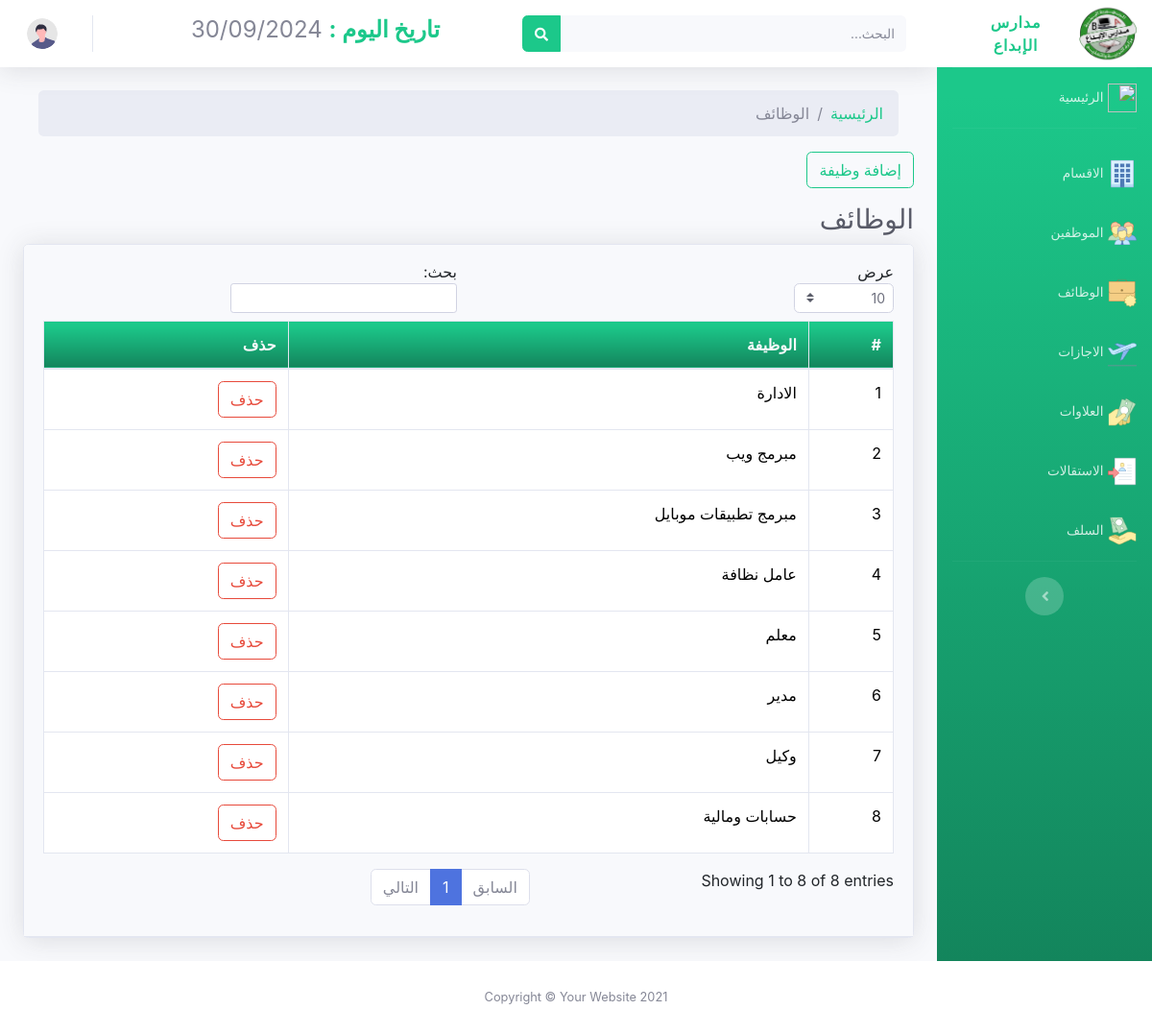
The page /jop.php on the database its author committed.
### tables this page shows
CREATE TABLE `jops` (
  `id` int(11) NOT NULL,
  `name` varchar(255) NOT NULL
);

### DB/jop.php (called while the page is built, shortened)
<?php
class jop{
    private $connection;
    private $table = 'jops';
    public function __construct($db) {
        $this->connection = $db;
    }
    public function All(){
        $query = "SELECT * FROM " . $this->table;
        $result=$this->connection->query($query);
        return $result;
    }
}
?>

### jop.php (the view, shortened to what this page needs)
<?php
include('DB/database.php');
include('DB/jop.php');
$database = new Database();
$db = $database->connect();
$jop=new jop($db);
$jops=$jop->All();
$count=0;
?>
<!DOCTYPE html>
<html lang="en">
<head>
    <link href="vendor/fontawesome-free/css/all.min.css" rel="stylesheet" type="text/css">
    <link rel="stylesheet" href="css/bootstrap.css">
    <link href="css/sb-admin-2.css" rel="stylesheet">
</head>
<body id="page-top">
    <div id="wrapper">
        <div id="content-wrapper" class="d-flex flex-column">
            <div id="content">
               <?php include('navbar.php') ?>
                <div class="container-fluid">
                    <ul  class="breadcrumb m-3">
                        <li class="breadcrumb-item"> <a href="home.php" class='text-success'>الرئيسية</a></li>
                        <li class="breadcrumb-item active">الوظائف  </li>
                    </ul>
                    <button id="add-job-btn" class="btn btn-outline-success">إضافة وظيفة</button>
                    <h3 class="mb-2 mt-3 text-gray-800">الوظائف</h3>
                    <div class="card shadow mb-4">
                        <div class="card-header py-3">
                            <div class="table-responsive">
                                <table class="table table-bordered" id="dataTable" width="100%" cellspacing="0">
                                    <thead>
                                        <tr>
                                            <th class="bg-gradient-success text-gray-100">#</th>
                                            <th class="bg-gradient-success text-gray-100">الوظيفة</th>
                                            <th class="bg-gradient-success text-gray-100">حذف</th>
                                        </tr>
                                    </thead>
                                    <tbody>
                                        <?php foreach($jops as $jop){
                                        $count++ ?>
                                        <tr>
                                            <td><?=$count?></td>
                                            <td><?=htmlspecialchars($jop['name'])?></td>
                                            <td>
                                                <button class="btn btn-outline-danger delete-button" data-id="<?= $jop['id'] ?>">حذف</button>
                                            </td>
                                        </tr>
                                        <?php }?>
                                    </tbody>
                                </table>
                            </div>
                        </div>
                    </div>
                </div>
            </div>
        </div>
    </div>
</body>
</html>

### rows shown on the page
jops: name "الادارة"
jops: name "مبرمج ويب"
jops: name "مبرمج تطبيقات موبايل"
jops: name "عامل نظافة"
jops: name "معلم"
jops: name "مدير"
jops: name "وكيل"
jops: name "حسابات ومالية"

### other values the page prints
$date "30/09/2024"
